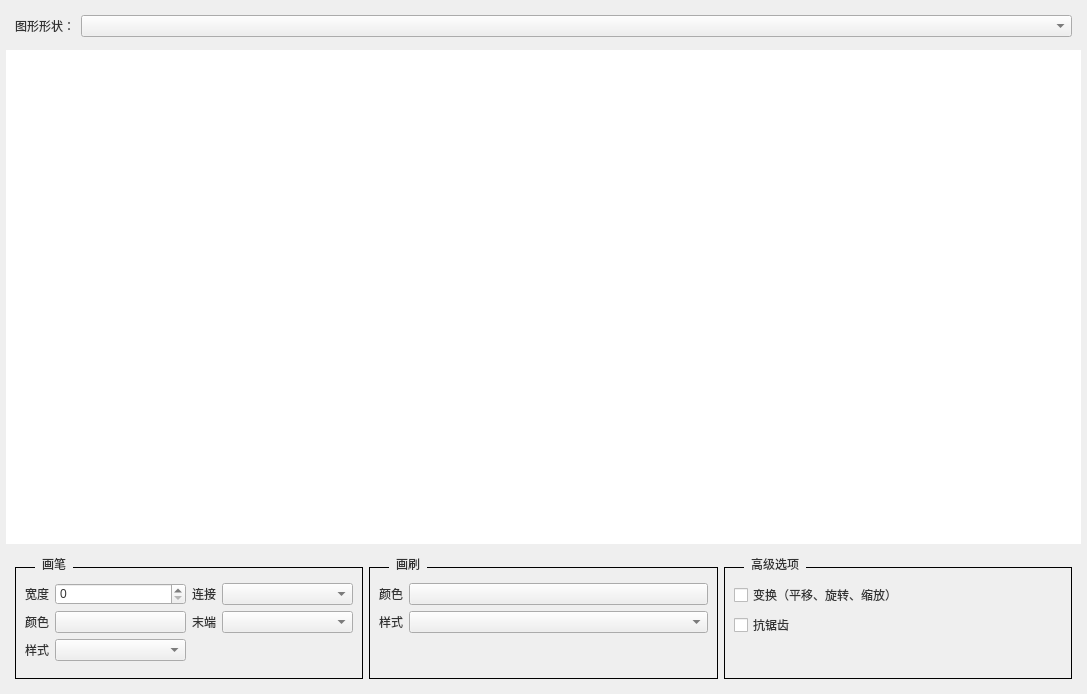
<?xml version="1.0" encoding="UTF-8"?>
<ui version="4.0">
 <class>Widget</class>
 <widget class="QWidget" name="Widget">
  <property name="geometry">
   <rect>
    <x>0</x>
    <y>0</y>
    <width>1087</width>
    <height>694</height>
   </rect>
  </property>
  <property name="windowTitle">
   <string>Widget</string>
  </property>
  <property name="styleSheet">
   <string notr="true">QWidget{
	font: 12pt &quot;Microsoft YaHei&quot;;
	color: #333333;
}
QGroupBox{
	border-width: 1px;
	border-style: solid;
	margin-top: 10px;
	padding-top: 6px
}

QGroupBox::title{
	subcontrol-origin: margin;
	left:20px;
	padding: 0px 5px 0px 5px;
}</string>
  </property>
  <layout class="QVBoxLayout" name="verticalLayout">
   <property name="spacing">
    <number>4</number>
   </property>
   <property name="leftMargin">
    <number>6</number>
   </property>
   <property name="topMargin">
    <number>6</number>
   </property>
   <property name="rightMargin">
    <number>6</number>
   </property>
   <property name="bottomMargin">
    <number>6</number>
   </property>
   <item>
    <widget class="QWidget" name="widget" native="true">
     <property name="sizePolicy">
      <sizepolicy hsizetype="Preferred" vsizetype="Fixed">
       <horstretch>0</horstretch>
       <verstretch>0</verstretch>
      </sizepolicy>
     </property>
     <layout class="QHBoxLayout" name="horizontalLayout_4">
      <item>
       <widget class="QLabel" name="label_8">
        <property name="sizePolicy">
         <sizepolicy hsizetype="Fixed" vsizetype="Preferred">
          <horstretch>0</horstretch>
          <verstretch>0</verstretch>
         </sizepolicy>
        </property>
        <property name="text">
         <string>图形形状：</string>
        </property>
       </widget>
      </item>
      <item>
       <widget class="QComboBox" name="cboShape"/>
      </item>
     </layout>
    </widget>
   </item>
   <item>
    <widget class="PaintWidget" name="widget_2" native="true">
     <property name="styleSheet">
      <string notr="true">background-color: rgb(255, 255, 255);</string>
     </property>
    </widget>
   </item>
   <item>
    <widget class="QWidget" name="widget_3" native="true">
     <property name="sizePolicy">
      <sizepolicy hsizetype="Preferred" vsizetype="Fixed">
       <horstretch>0</horstretch>
       <verstretch>0</verstretch>
      </sizepolicy>
     </property>
     <property name="maximumSize">
      <size>
       <width>16777215</width>
       <height>140</height>
      </size>
     </property>
     <layout class="QHBoxLayout" name="horizontalLayout">
      <item>
       <widget class="QGroupBox" name="groupBox">
        <property name="maximumSize">
         <size>
          <width>16777215</width>
          <height>200</height>
         </size>
        </property>
        <property name="title">
         <string>画笔</string>
        </property>
        <layout class="QGridLayout" name="gridLayout">
         <item row="2" column="1">
          <widget class="QComboBox" name="cboPenStyle"/>
         </item>
         <item row="1" column="0">
          <widget class="QLabel" name="label_2">
           <property name="sizePolicy">
            <sizepolicy hsizetype="Fixed" vsizetype="Preferred">
             <horstretch>0</horstretch>
             <verstretch>0</verstretch>
            </sizepolicy>
           </property>
           <property name="text">
            <string>颜色</string>
           </property>
          </widget>
         </item>
         <item row="1" column="2">
          <widget class="QLabel" name="label_5">
           <property name="sizePolicy">
            <sizepolicy hsizetype="Fixed" vsizetype="Preferred">
             <horstretch>0</horstretch>
             <verstretch>0</verstretch>
            </sizepolicy>
           </property>
           <property name="text">
            <string>末端</string>
           </property>
          </widget>
         </item>
         <item row="2" column="0">
          <widget class="QLabel" name="label_4">
           <property name="sizePolicy">
            <sizepolicy hsizetype="Fixed" vsizetype="Preferred">
             <horstretch>0</horstretch>
             <verstretch>0</verstretch>
            </sizepolicy>
           </property>
           <property name="text">
            <string>样式</string>
           </property>
          </widget>
         </item>
         <item row="0" column="3">
          <widget class="QComboBox" name="cboPenCap"/>
         </item>
         <item row="0" column="0">
          <widget class="QLabel" name="label">
           <property name="sizePolicy">
            <sizepolicy hsizetype="Fixed" vsizetype="Preferred">
             <horstretch>0</horstretch>
             <verstretch>0</verstretch>
            </sizepolicy>
           </property>
           <property name="text">
            <string>宽度</string>
           </property>
          </widget>
         </item>
         <item row="0" column="1">
          <widget class="QSpinBox" name="sbPenWidth"/>
         </item>
         <item row="1" column="1">
          <widget class="QPushButton" name="cboPenStyle1">
           <property name="text">
            <string/>
           </property>
          </widget>
         </item>
         <item row="1" column="3">
          <widget class="QComboBox" name="cboPenJonin"/>
         </item>
         <item row="0" column="2">
          <widget class="QLabel" name="label_3">
           <property name="sizePolicy">
            <sizepolicy hsizetype="Fixed" vsizetype="Preferred">
             <horstretch>0</horstretch>
             <verstretch>0</verstretch>
            </sizepolicy>
           </property>
           <property name="text">
            <string>连接</string>
           </property>
          </widget>
         </item>
         <item row="3" column="1">
          <spacer name="verticalSpacer_2">
           <property name="orientation">
            <enum>Qt::Orientation::Vertical</enum>
           </property>
           <property name="sizeHint" stdset="0">
            <size>
             <width>20</width>
             <height>40</height>
            </size>
           </property>
          </spacer>
         </item>
        </layout>
       </widget>
      </item>
      <item>
       <widget class="QGroupBox" name="groupBox_2">
        <property name="maximumSize">
         <size>
          <width>16777215</width>
          <height>200</height>
         </size>
        </property>
        <property name="title">
         <string>画刷</string>
        </property>
        <layout class="QVBoxLayout" name="verticalLayout_2">
         <item>
          <layout class="QHBoxLayout" name="horizontalLayout_2">
           <item>
            <widget class="QLabel" name="label_6">
             <property name="sizePolicy">
              <sizepolicy hsizetype="Fixed" vsizetype="Preferred">
               <horstretch>0</horstretch>
               <verstretch>0</verstretch>
              </sizepolicy>
             </property>
             <property name="text">
              <string>颜色</string>
             </property>
            </widget>
           </item>
           <item>
            <widget class="QPushButton" name="pushButton">
             <property name="text">
              <string/>
             </property>
            </widget>
           </item>
          </layout>
         </item>
         <item>
          <layout class="QHBoxLayout" name="horizontalLayout_3">
           <item>
            <widget class="QLabel" name="label_7">
             <property name="sizePolicy">
              <sizepolicy hsizetype="Fixed" vsizetype="Preferred">
               <horstretch>0</horstretch>
               <verstretch>0</verstretch>
              </sizepolicy>
             </property>
             <property name="text">
              <string>样式</string>
             </property>
            </widget>
           </item>
           <item>
            <widget class="QComboBox" name="cboBrushStyle"/>
           </item>
          </layout>
         </item>
         <item>
          <spacer name="verticalSpacer_3">
           <property name="orientation">
            <enum>Qt::Orientation::Vertical</enum>
           </property>
           <property name="sizeHint" stdset="0">
            <size>
             <width>20</width>
             <height>40</height>
            </size>
           </property>
          </spacer>
         </item>
        </layout>
       </widget>
      </item>
      <item>
       <widget class="QGroupBox" name="groupBox_3">
        <property name="maximumSize">
         <size>
          <width>16777215</width>
          <height>200</height>
         </size>
        </property>
        <property name="title">
         <string>高级选项</string>
        </property>
        <layout class="QVBoxLayout" name="verticalLayout_3">
         <item>
          <widget class="QCheckBox" name="checkBox">
           <property name="text">
            <string>变换（平移、旋转、缩放）</string>
           </property>
          </widget>
         </item>
         <item>
          <widget class="QCheckBox" name="checkBox_2">
           <property name="text">
            <string>抗锯齿</string>
           </property>
          </widget>
         </item>
         <item>
          <spacer name="verticalSpacer">
           <property name="orientation">
            <enum>Qt::Orientation::Vertical</enum>
           </property>
           <property name="sizeHint" stdset="0">
            <size>
             <width>20</width>
             <height>40</height>
            </size>
           </property>
          </spacer>
         </item>
        </layout>
       </widget>
      </item>
     </layout>
    </widget>
   </item>
  </layout>
 </widget>
 <customwidgets>
  <customwidget>
   <class>PaintWidget</class>
   <extends>QWidget</extends>
   <header>paintwidget.h</header>
   <container>1</container>
  </customwidget>
 </customwidgets>
 <resources/>
 <connections/>
</ui>
